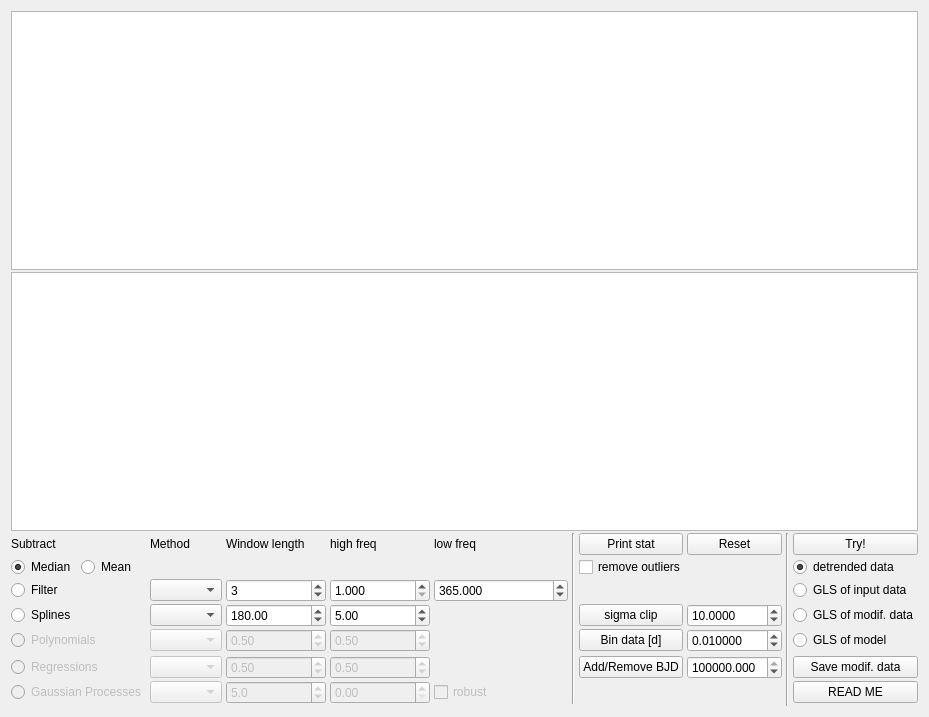
<?xml version="1.0" encoding="UTF-8"?>
<ui version="4.0">
 <class>Rvs_data</class>
 <widget class="QWidget" name="Rvs_data">
  <property name="geometry">
   <rect>
    <x>0</x>
    <y>0</y>
    <width>929</width>
    <height>717</height>
   </rect>
  </property>
  <property name="font">
   <font>
    <pointsize>9</pointsize>
   </font>
  </property>
  <property name="windowTitle">
   <string>RV data options</string>
  </property>
  <property name="windowIcon">
   <iconset>
    <normaloff>../../../../../.designer/backup/33_striker.png</normaloff>../../../../../.designer/backup/33_striker.png</iconset>
  </property>
  <property name="locale">
   <locale language="English" country="UnitedKingdom"/>
  </property>
  <layout class="QGridLayout" name="gridLayout_2">
   <item row="0" column="0">
    <layout class="QGridLayout" name="gridLayout">
     <property name="horizontalSpacing">
      <number>4</number>
     </property>
     <property name="verticalSpacing">
      <number>2</number>
     </property>
     <item row="2" column="5">
      <widget class="QLabel" name="label_low_freq">
       <property name="text">
        <string>low freq </string>
       </property>
      </widget>
     </item>
     <item row="8" column="3">
      <widget class="QDoubleSpinBox" name="regres_wl">
       <property name="enabled">
        <bool>false</bool>
       </property>
       <property name="font">
        <font>
         <pointsize>9</pointsize>
        </font>
       </property>
       <property name="minimum">
        <double>0.100000000000000</double>
       </property>
       <property name="maximum">
        <double>2.000000000000000</double>
       </property>
       <property name="singleStep">
        <double>0.100000000000000</double>
       </property>
       <property name="value">
        <double>0.500000000000000</double>
       </property>
      </widget>
     </item>
     <item row="8" column="4">
      <widget class="QDoubleSpinBox" name="regres_bt">
       <property name="enabled">
        <bool>false</bool>
       </property>
       <property name="font">
        <font>
         <pointsize>9</pointsize>
        </font>
       </property>
       <property name="maximum">
        <double>1.000000000000000</double>
       </property>
       <property name="singleStep">
        <double>0.100000000000000</double>
       </property>
       <property name="value">
        <double>0.500000000000000</double>
       </property>
      </widget>
     </item>
     <item row="5" column="0" colspan="2">
      <widget class="QRadioButton" name="radio_Splines">
       <property name="enabled">
        <bool>true</bool>
       </property>
       <property name="font">
        <font>
         <pointsize>9</pointsize>
        </font>
       </property>
       <property name="text">
        <string>Splines</string>
       </property>
       <attribute name="buttonGroup">
        <string notr="true">buttonGroup_trendOptions</string>
       </attribute>
      </widget>
     </item>
     <item row="5" column="4">
      <widget class="QDoubleSpinBox" name="spline_bt">
       <property name="enabled">
        <bool>true</bool>
       </property>
       <property name="minimumSize">
        <size>
         <width>100</width>
         <height>0</height>
        </size>
       </property>
       <property name="font">
        <font>
         <pointsize>9</pointsize>
        </font>
       </property>
       <property name="maximum">
        <double>20000000.000000000000000</double>
       </property>
       <property name="singleStep">
        <double>0.100000000000000</double>
       </property>
       <property name="value">
        <double>5.000000000000000</double>
       </property>
      </widget>
     </item>
     <item row="8" column="0" colspan="2">
      <widget class="QRadioButton" name="radio_Regressions">
       <property name="enabled">
        <bool>false</bool>
       </property>
       <property name="font">
        <font>
         <pointsize>9</pointsize>
        </font>
       </property>
       <property name="text">
        <string>Regressions</string>
       </property>
       <attribute name="buttonGroup">
        <string notr="true">buttonGroup_trendOptions</string>
       </attribute>
      </widget>
     </item>
     <item row="2" column="3">
      <widget class="QLabel" name="label_wl">
       <property name="font">
        <font>
         <pointsize>9</pointsize>
        </font>
       </property>
       <property name="text">
        <string>Window length</string>
       </property>
      </widget>
     </item>
     <item row="2" column="8">
      <widget class="QPushButton" name="reset_data">
       <property name="font">
        <font>
         <pointsize>9</pointsize>
        </font>
       </property>
       <property name="text">
        <string>Reset</string>
       </property>
      </widget>
     </item>
     <item row="6" column="2">
      <widget class="QComboBox" name="comboBox_poly">
       <property name="enabled">
        <bool>false</bool>
       </property>
       <property name="font">
        <font>
         <pointsize>9</pointsize>
        </font>
       </property>
      </widget>
     </item>
     <item row="3" column="10">
      <widget class="QRadioButton" name="flatten_data">
       <property name="font">
        <font>
         <pointsize>9</pointsize>
        </font>
       </property>
       <property name="text">
        <string>detrended data</string>
       </property>
       <property name="checked">
        <bool>true</bool>
       </property>
       <attribute name="buttonGroup">
        <string notr="true">buttonGroup_plot2</string>
       </attribute>
      </widget>
     </item>
     <item row="6" column="4">
      <widget class="QDoubleSpinBox" name="poly_bt">
       <property name="enabled">
        <bool>false</bool>
       </property>
       <property name="font">
        <font>
         <pointsize>9</pointsize>
        </font>
       </property>
       <property name="maximum">
        <double>1.000000000000000</double>
       </property>
       <property name="singleStep">
        <double>0.100000000000000</double>
       </property>
       <property name="value">
        <double>0.500000000000000</double>
       </property>
      </widget>
     </item>
     <item row="3" column="5">
      <spacer name="horizontalSpacer">
       <property name="orientation">
        <enum>Qt::Horizontal</enum>
       </property>
       <property name="sizeHint" stdset="0">
        <size>
         <width>13</width>
         <height>20</height>
        </size>
       </property>
      </spacer>
     </item>
     <item row="2" column="7">
      <widget class="QPushButton" name="print_stat">
       <property name="font">
        <font>
         <pointsize>9</pointsize>
        </font>
       </property>
       <property name="text">
        <string>Print stat</string>
       </property>
      </widget>
     </item>
     <item row="2" column="6" rowspan="8">
      <widget class="Line" name="line_2">
       <property name="orientation">
        <enum>Qt::Vertical</enum>
       </property>
      </widget>
     </item>
     <item row="8" column="10">
      <widget class="QPushButton" name="saveProduct">
       <property name="font">
        <font>
         <pointsize>9</pointsize>
        </font>
       </property>
       <property name="text">
        <string>Save modif. data</string>
       </property>
      </widget>
     </item>
     <item row="9" column="0" colspan="2">
      <widget class="QRadioButton" name="radio_GPs">
       <property name="enabled">
        <bool>false</bool>
       </property>
       <property name="font">
        <font>
         <pointsize>9</pointsize>
        </font>
       </property>
       <property name="text">
        <string>Gaussian Processes</string>
       </property>
       <attribute name="buttonGroup">
        <string notr="true">buttonGroup_trendOptions</string>
       </attribute>
      </widget>
     </item>
     <item row="4" column="10">
      <widget class="QRadioButton" name="GLS_of_data">
       <property name="font">
        <font>
         <pointsize>9</pointsize>
        </font>
       </property>
       <property name="text">
        <string>GLS of input data</string>
       </property>
       <attribute name="buttonGroup">
        <string notr="true">buttonGroup_plot2</string>
       </attribute>
      </widget>
     </item>
     <item row="9" column="4">
      <widget class="QDoubleSpinBox" name="GP_period">
       <property name="enabled">
        <bool>false</bool>
       </property>
       <property name="font">
        <font>
         <pointsize>9</pointsize>
        </font>
       </property>
      </widget>
     </item>
     <item row="9" column="5">
      <widget class="QCheckBox" name="checkBox_GP_robust">
       <property name="enabled">
        <bool>false</bool>
       </property>
       <property name="font">
        <font>
         <pointsize>9</pointsize>
        </font>
       </property>
       <property name="text">
        <string>robust</string>
       </property>
      </widget>
     </item>
     <item row="5" column="3">
      <widget class="QDoubleSpinBox" name="spline_wl">
       <property name="enabled">
        <bool>true</bool>
       </property>
       <property name="font">
        <font>
         <pointsize>9</pointsize>
        </font>
       </property>
       <property name="minimum">
        <double>0.100000000000000</double>
       </property>
       <property name="maximum">
        <double>2000000.000000000000000</double>
       </property>
       <property name="singleStep">
        <double>0.100000000000000</double>
       </property>
       <property name="value">
        <double>180.000000000000000</double>
       </property>
      </widget>
     </item>
     <item row="3" column="7" colspan="2">
      <widget class="QCheckBox" name="click_to_reject">
       <property name="font">
        <font>
         <pointsize>9</pointsize>
        </font>
       </property>
       <property name="text">
        <string>remove outliers</string>
       </property>
      </widget>
     </item>
     <item row="9" column="10">
      <widget class="QPushButton" name="readme_button">
       <property name="font">
        <font>
         <pointsize>9</pointsize>
        </font>
       </property>
       <property name="text">
        <string>READ ME</string>
       </property>
      </widget>
     </item>
     <item row="3" column="1">
      <widget class="QRadioButton" name="radio_remove_mean">
       <property name="font">
        <font>
         <pointsize>9</pointsize>
        </font>
       </property>
       <property name="text">
        <string>Mean</string>
       </property>
       <property name="checked">
        <bool>false</bool>
       </property>
       <attribute name="buttonGroup">
        <string notr="true">buttonGroup_trendOptions</string>
       </attribute>
      </widget>
     </item>
     <item row="5" column="2">
      <widget class="QComboBox" name="comboBox_splines">
       <property name="enabled">
        <bool>true</bool>
       </property>
       <property name="font">
        <font>
         <pointsize>9</pointsize>
        </font>
       </property>
      </widget>
     </item>
     <item row="9" column="2">
      <widget class="QComboBox" name="comboBox_GP">
       <property name="enabled">
        <bool>false</bool>
       </property>
       <property name="font">
        <font>
         <pointsize>9</pointsize>
        </font>
       </property>
      </widget>
     </item>
     <item row="9" column="3">
      <widget class="QDoubleSpinBox" name="kernel_size">
       <property name="enabled">
        <bool>false</bool>
       </property>
       <property name="font">
        <font>
         <pointsize>9</pointsize>
        </font>
       </property>
       <property name="decimals">
        <number>1</number>
       </property>
       <property name="maximum">
        <double>100.000000000000000</double>
       </property>
       <property name="singleStep">
        <double>0.100000000000000</double>
       </property>
       <property name="value">
        <double>5.000000000000000</double>
       </property>
      </widget>
     </item>
     <item row="2" column="10">
      <widget class="QPushButton" name="try_button">
       <property name="font">
        <font>
         <pointsize>9</pointsize>
        </font>
       </property>
       <property name="text">
        <string>Try!</string>
       </property>
      </widget>
     </item>
     <item row="5" column="10">
      <widget class="QRadioButton" name="GLS_of_detr_data">
       <property name="font">
        <font>
         <pointsize>9</pointsize>
        </font>
       </property>
       <property name="text">
        <string>GLS of modif. data</string>
       </property>
       <attribute name="buttonGroup">
        <string notr="true">buttonGroup_plot2</string>
       </attribute>
      </widget>
     </item>
     <item row="8" column="2">
      <widget class="QComboBox" name="comboBox_regs">
       <property name="enabled">
        <bool>false</bool>
       </property>
       <property name="font">
        <font>
         <pointsize>9</pointsize>
        </font>
       </property>
      </widget>
     </item>
     <item row="6" column="10">
      <widget class="QRadioButton" name="GLS_of_model">
       <property name="font">
        <font>
         <pointsize>9</pointsize>
        </font>
       </property>
       <property name="text">
        <string>GLS of model</string>
       </property>
       <attribute name="buttonGroup">
        <string notr="true">buttonGroup_plot2</string>
       </attribute>
      </widget>
     </item>
     <item row="4" column="2">
      <widget class="QComboBox" name="comboBox_sliders">
       <property name="font">
        <font>
         <pointsize>9</pointsize>
        </font>
       </property>
      </widget>
     </item>
     <item row="6" column="3">
      <widget class="QDoubleSpinBox" name="poly_wl">
       <property name="enabled">
        <bool>false</bool>
       </property>
       <property name="font">
        <font>
         <pointsize>9</pointsize>
        </font>
       </property>
       <property name="minimum">
        <double>0.100000000000000</double>
       </property>
       <property name="maximum">
        <double>2.000000000000000</double>
       </property>
       <property name="singleStep">
        <double>0.100000000000000</double>
       </property>
       <property name="value">
        <double>0.500000000000000</double>
       </property>
      </widget>
     </item>
     <item row="2" column="9" rowspan="9">
      <widget class="Line" name="line">
       <property name="orientation">
        <enum>Qt::Vertical</enum>
       </property>
      </widget>
     </item>
     <item row="2" column="2">
      <widget class="QLabel" name="label_method">
       <property name="font">
        <font>
         <pointsize>9</pointsize>
        </font>
       </property>
       <property name="text">
        <string>Method</string>
       </property>
      </widget>
     </item>
     <item row="2" column="4">
      <widget class="QLabel" name="label_high_freq">
       <property name="font">
        <font>
         <pointsize>9</pointsize>
        </font>
       </property>
       <property name="text">
        <string>high freq</string>
       </property>
      </widget>
     </item>
     <item row="3" column="0">
      <widget class="QRadioButton" name="radio_remove_median">
       <property name="font">
        <font>
         <pointsize>9</pointsize>
        </font>
       </property>
       <property name="text">
        <string>Median</string>
       </property>
       <property name="checked">
        <bool>true</bool>
       </property>
       <attribute name="buttonGroup">
        <string notr="true">buttonGroup_trendOptions</string>
       </attribute>
      </widget>
     </item>
     <item row="6" column="0" colspan="2">
      <widget class="QRadioButton" name="radio_Polynomials">
       <property name="enabled">
        <bool>false</bool>
       </property>
       <property name="font">
        <font>
         <pointsize>9</pointsize>
        </font>
       </property>
       <property name="text">
        <string>Polynomials</string>
       </property>
       <attribute name="buttonGroup">
        <string notr="true">buttonGroup_trendOptions</string>
       </attribute>
      </widget>
     </item>
     <item row="4" column="3">
      <widget class="QDoubleSpinBox" name="filter_order">
       <property name="minimumSize">
        <size>
         <width>100</width>
         <height>0</height>
        </size>
       </property>
       <property name="font">
        <font>
         <pointsize>9</pointsize>
        </font>
       </property>
       <property name="locale">
        <locale language="English" country="UnitedKingdom"/>
       </property>
       <property name="decimals">
        <number>0</number>
       </property>
       <property name="minimum">
        <double>1.000000000000000</double>
       </property>
       <property name="maximum">
        <double>30.000000000000000</double>
       </property>
       <property name="singleStep">
        <double>1.000000000000000</double>
       </property>
       <property name="value">
        <double>3.000000000000000</double>
       </property>
      </widget>
     </item>
     <item row="4" column="0" colspan="2">
      <widget class="QRadioButton" name="radio_timeW">
       <property name="font">
        <font>
         <pointsize>9</pointsize>
        </font>
       </property>
       <property name="text">
        <string>Filter</string>
       </property>
       <attribute name="buttonGroup">
        <string notr="true">buttonGroup_trendOptions</string>
       </attribute>
      </widget>
     </item>
     <item row="0" column="0" colspan="11">
      <widget class="PlotWidget" name="plot">
       <property name="mouseTracking">
        <bool>true</bool>
       </property>
      </widget>
     </item>
     <item row="1" column="0" colspan="11">
      <widget class="PlotWidget" name="plot_2">
       <property name="mouseTracking">
        <bool>true</bool>
       </property>
      </widget>
     </item>
     <item row="2" column="0" colspan="2">
      <widget class="QLabel" name="label">
       <property name="font">
        <font>
         <pointsize>9</pointsize>
        </font>
       </property>
       <property name="text">
        <string>Subtract</string>
       </property>
      </widget>
     </item>
     <item row="4" column="4">
      <widget class="QDoubleSpinBox" name="filter_high_freq">
       <property name="minimumSize">
        <size>
         <width>100</width>
         <height>0</height>
        </size>
       </property>
       <property name="font">
        <font>
         <pointsize>9</pointsize>
        </font>
       </property>
       <property name="locale">
        <locale language="English" country="UnitedKingdom"/>
       </property>
       <property name="decimals">
        <number>3</number>
       </property>
       <property name="minimum">
        <double>1.000000000000000</double>
       </property>
       <property name="maximum">
        <double>999999.000000000000000</double>
       </property>
       <property name="singleStep">
        <double>1.000000000000000</double>
       </property>
       <property name="value">
        <double>1.000000000000000</double>
       </property>
      </widget>
     </item>
     <item row="4" column="5">
      <widget class="QDoubleSpinBox" name="filter_low_freq">
       <property name="minimumSize">
        <size>
         <width>100</width>
         <height>0</height>
        </size>
       </property>
       <property name="font">
        <font>
         <pointsize>9</pointsize>
        </font>
       </property>
       <property name="locale">
        <locale language="English" country="UnitedKingdom"/>
       </property>
       <property name="decimals">
        <number>3</number>
       </property>
       <property name="minimum">
        <double>1.000000000000000</double>
       </property>
       <property name="maximum">
        <double>999999.000000000000000</double>
       </property>
       <property name="singleStep">
        <double>1.000000000000000</double>
       </property>
       <property name="value">
        <double>365.000000000000000</double>
       </property>
      </widget>
     </item>
     <item row="8" column="7">
      <widget class="QPushButton" name="add_epoch">
       <property name="font">
        <font>
         <pointsize>9</pointsize>
        </font>
       </property>
       <property name="text">
        <string>Add/Remove BJD</string>
       </property>
      </widget>
     </item>
     <item row="8" column="8">
      <widget class="QDoubleSpinBox" name="extra_BJD">
       <property name="maximumSize">
        <size>
         <width>100</width>
         <height>16777215</height>
        </size>
       </property>
       <property name="font">
        <font>
         <pointsize>9</pointsize>
        </font>
       </property>
       <property name="decimals">
        <number>3</number>
       </property>
       <property name="minimum">
        <double>-9999999.000000000000000</double>
       </property>
       <property name="maximum">
        <double>9999999.000000000000000</double>
       </property>
       <property name="value">
        <double>2457000.000000000000000</double>
       </property>
      </widget>
     </item>
     <item row="6" column="8">
      <widget class="QDoubleSpinBox" name="bin_data">
       <property name="enabled">
        <bool>true</bool>
       </property>
       <property name="font">
        <font>
         <pointsize>9</pointsize>
        </font>
       </property>
       <property name="suffix">
        <string/>
       </property>
       <property name="decimals">
        <number>6</number>
       </property>
       <property name="minimum">
        <double>0.000010000000000</double>
       </property>
       <property name="singleStep">
        <double>0.001000000000000</double>
       </property>
       <property name="value">
        <double>0.010000000000000</double>
       </property>
      </widget>
     </item>
     <item row="6" column="7">
      <widget class="QPushButton" name="button_bin_data">
       <property name="font">
        <font>
         <pointsize>9</pointsize>
        </font>
       </property>
       <property name="text">
        <string>Bin data [d]</string>
       </property>
      </widget>
     </item>
     <item row="5" column="8">
      <widget class="QDoubleSpinBox" name="rvs_sigma_clip">
       <property name="enabled">
        <bool>true</bool>
       </property>
       <property name="font">
        <font>
         <pointsize>9</pointsize>
        </font>
       </property>
       <property name="decimals">
        <number>4</number>
       </property>
       <property name="minimum">
        <double>0.500000000000000</double>
       </property>
       <property name="maximum">
        <double>30.000000000000000</double>
       </property>
       <property name="singleStep">
        <double>0.500000000000000</double>
       </property>
       <property name="value">
        <double>10.000000000000000</double>
       </property>
      </widget>
     </item>
     <item row="5" column="7">
      <widget class="QPushButton" name="button_sigma_clip">
       <property name="font">
        <font>
         <pointsize>9</pointsize>
        </font>
       </property>
       <property name="text">
        <string>sigma clip</string>
       </property>
      </widget>
     </item>
    </layout>
   </item>
  </layout>
 </widget>
 <customwidgets>
  <customwidget>
   <class>PlotWidget</class>
   <extends>QGraphicsView</extends>
   <header location="global">pyqtgraph</header>
  </customwidget>
 </customwidgets>
 <resources/>
 <connections/>
 <buttongroups>
  <buttongroup name="buttonGroup_plot2"/>
  <buttongroup name="buttonGroup_trendOptions"/>
 </buttongroups>
</ui>
